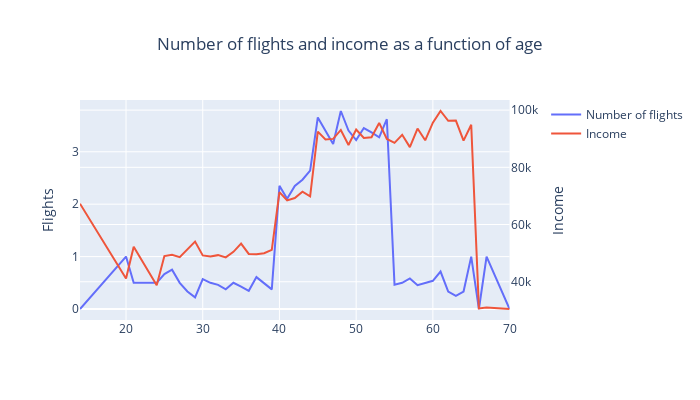

This figure's notebook cell:
### Markdown cell above
## 8. Using plotly.graph_objects, construct a chart showing the change in the number of flights and income as a function of the respondent's age (linear graph with two axes).

### Code cell
df9 = df.groupby('age')[['income', 'flights']].mean().reset_index()
fig = sp.make_subplots(specs=[[{"secondary_y": True}]])
fig.add_trace(go.Scatter(x=df9['age'], y=df9['flights'], name='Number of flights'), secondary_y=False)
fig.add_trace(go.Scatter(x=df9['age'], y=df9['income'], name='Income'), secondary_y=True)
fig.update_yaxes(title_text="Flights", secondary_y=False)
fig.update_yaxes(title_text="Income", secondary_y=True)
fig.update_layout(title_text='Number of flights and income as a function of age',
                  width=700, height=400, title_x=0.5)
fig.show()

### Figure 1 — Plotly figure (JSON) as saved in the notebook; plotly's stock layout.template omitted (floating-point values rounded to 4 significant figures)
{"data": [{"name": "Number of flights", "type": "scatter", "x": [14, 20, 21, 24, 25, 26, 27, 28, 29, 30, 31, 32, 33, 34, 35, 36, 37, 38, 39, 40, 41, 42, 43, 44, 45, 46, 47, 48, 49, 50, 51, 52, 53, 54, 55, 56, 57, 58, 59, 60, 61, 62, 63, 64, 65, 66, 67, 70], "xaxis": "x", "y": [0, 1, 0.5, 0.5, 0.6667, 0.75, 0.5, 0.3333, 0.2222, 0.5714, 0.5, 0.4615, 0.375, 0.5, 0.4286, 0.3478, 0.6087, 0.4848, 0.375, 2.351, 2.103, 2.346, 2.467, 2.64, 3.654, 3.4, 3.15, 3.778, 3.405, 3.222, 3.452, 3.37, 3.276, 3.622, 0.4643, 0.5, 0.5833, 0.4545, 0.5, 0.5385, 0.7143, 0.3333, 0.25, 0.3333, 1, 0, 1, 0], "yaxis": "y"}, {"name": "Income", "type": "scatter", "x": [14, 20, 21, 24, 25, 26, 27, 28, 29, 30, 31, 32, 33, 34, 35, 36, 37, 38, 39, 40, 41, 42, 43, 44, 45, 46, 47, 48, 49, 50, 51, 52, 53, 54, 55, 56, 57, 58, 59, 60, 61, 62, 63, 64, 65, 66, 67, 70], "xaxis": "x", "y": [67282, 41098, 52217, 38790, 48990.0, 49420.0, 48590.0, 51250.0, 54042, 49210.0, 48800.0, 49300.0, 48510.0, 50440.0, 53320.0, 49730.0, 49630.0, 49980.0, 51130.0, 71330.0, 68420.0, 69250.0, 71500.0, 69850.0, 92500.0, 89710.0, 89930.0, 93060.0, 87800.0, 93200.0, 90270.0, 90530.0, 95520.0, 89930.0, 88550.0, 91380.0, 87060.0, 93560.0, 89450.0, 95604, 99694, 96270.0, 96350.0, 89320.0, 94864, 30679, 30950, 30469], "yaxis": "y2"}], "layout": {"height": 400, "title": {"text": "Number of flights and income as a function of age", "x": 0.5}, "width": 700, "xaxis": {"anchor": "y", "domain": [0, 0.94]}, "yaxis": {"anchor": "x", "domain": [0, 1], "title": {"text": "Flights"}}, "yaxis2": {"anchor": "x", "overlaying": "y", "side": "right", "title": {"text": "Income"}}}}
